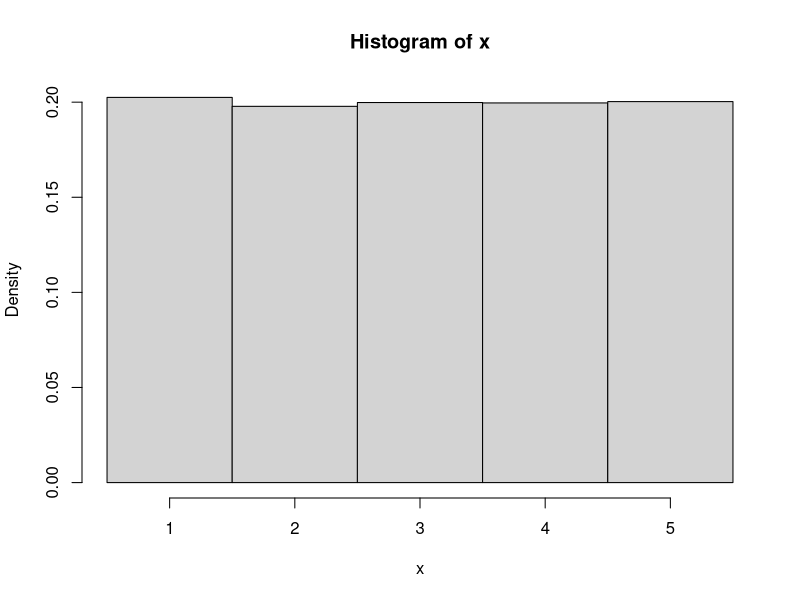
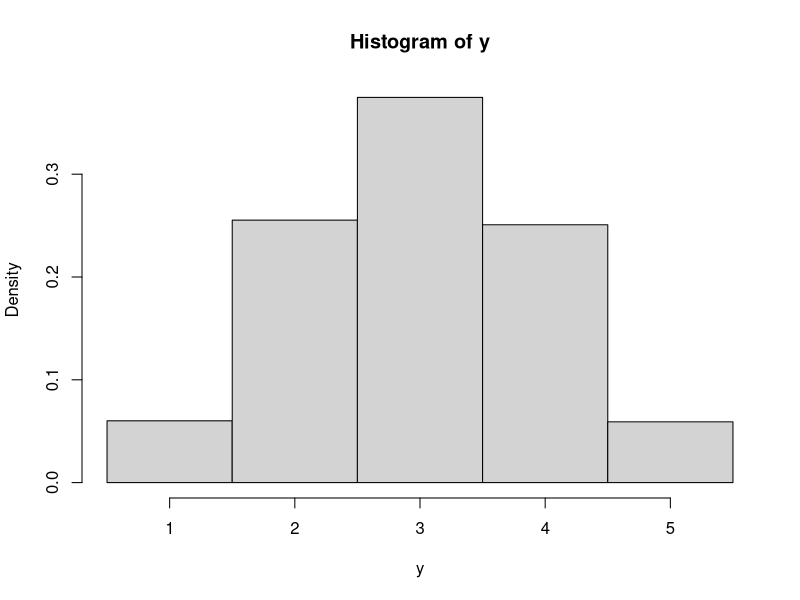
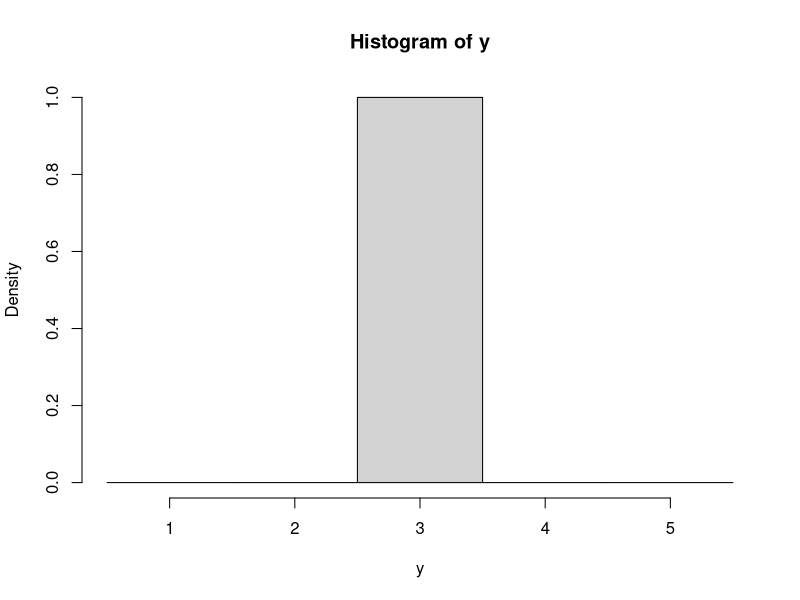
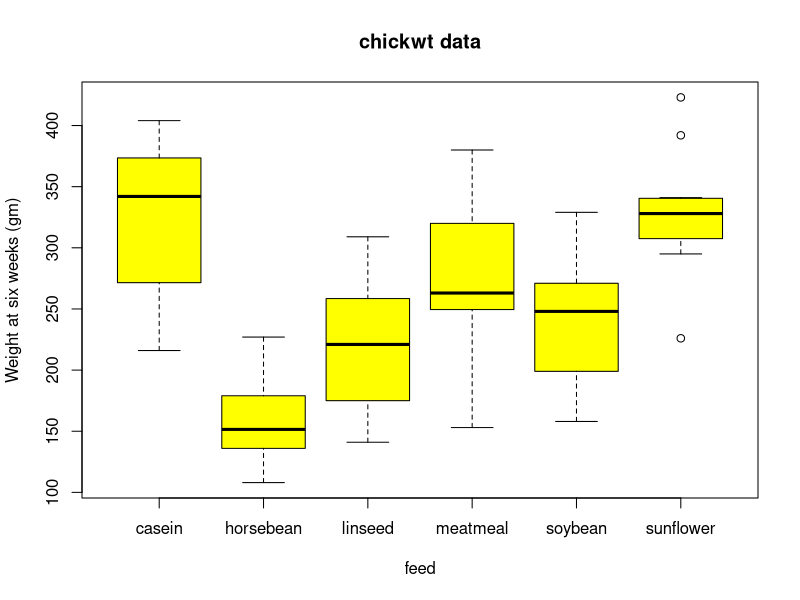
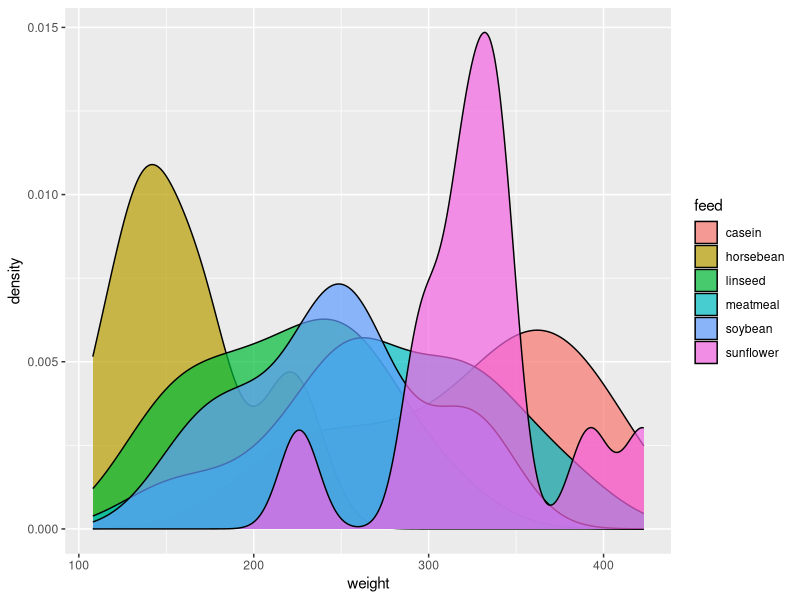

R code for these plots, in order:
library(purrr)
x <- rdunif(10000,5,1)

edges <- c(0.5,1.5,2.5,3.5,4.5,5.5)
hist(x, freq=FALSE, breaks = edges)

y <- rbinom(10000,size=4,p=0.5) + 1
edges <- c(0.5,1.5,2.5,3.5,4.5,5.5)
hist(y, freq=FALSE, breaks = edges)

y <- rbinom(1, size = 4, p = 0.5) + 1
edges <- c(0.5,1.5,2.5,3.5,4.5,5.5)
hist(y, freq=FALSE, breaks = edges)

library(stats)
library(graphics)
library(ggplot2)

chk <- chickwts
boxplot(weight ~ feed, data = chk, col = "yellow",
        main = "chickwt data",
        ylab = "Weight at six weeks (gm)")

p2 <- ggplot(chk, aes(x = weight, fill = feed)) +
  geom_density(alpha = 0.7, stat = "density") +
  scale_colour_brewer(type = "qual")
p2
# Separate out each feed type as its own data
chk_horsebean <- chk[1:10,1]
chk_linseed <- chk[11:22,1]
chk_soybean <- chk[23:36,1]
chk_sunflower <- chk[37:48,1]
chk_meatmeal <- chk[49:59,1]
chk_casein <- chk[60:71,1]

stem(chk_casein)
stem(chk_horsebean)
stem(chk_linseed)
stem(chk_meatmeal)
stem(chk_soybean)
stem(chk_sunflower)
